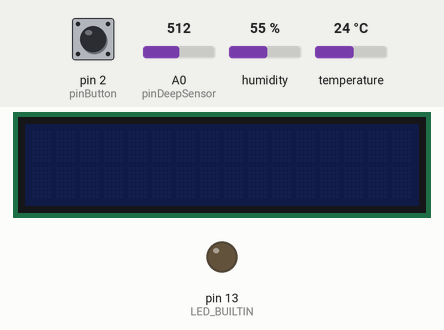
Recording of a sketch running on a simulated Arduino Uno, built with avr-gcc and run on an emulated ATmega328P. Shown: 16×2 character LCD, output pins drawn as LEDs (lit = HIGH). The test bench sets the inputs (shaded band); at power-on: pin 2 (pinButton) HIGH, A0 (pinDeepSensor) = 512, humidity 55 %, temperature 24 °C. Sleep ends after the set time or at an interrupt.

Above: at 1.2 s.
1.3 s: pin 2 (pinButton) pulled LOW for 0.15 s
At 2.4 s:
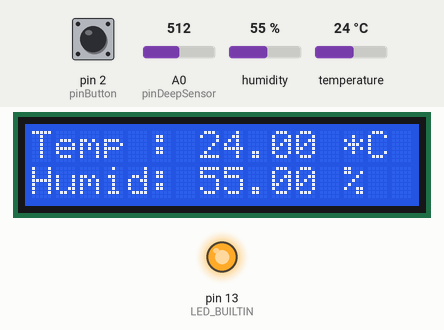
4.4 s: A0 (pinDeepSensor) set to 716
At 7.2 s:
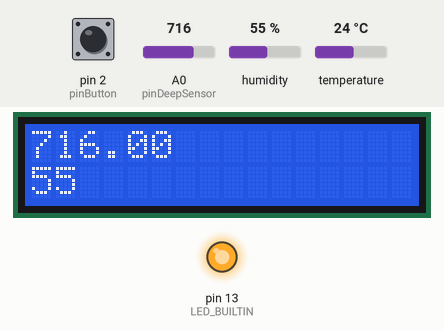
10.4 s: A0 (pinDeepSensor) set to 1023
At 12.0 s:
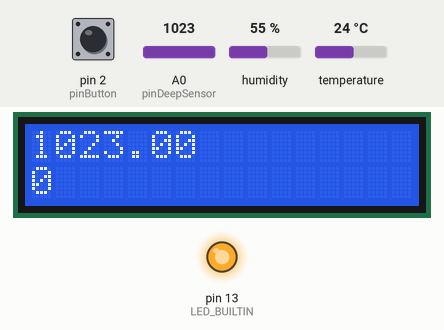
13.4 s: pin 2 (pinButton) pulled LOW for 3.2 s
At 17.9 s:
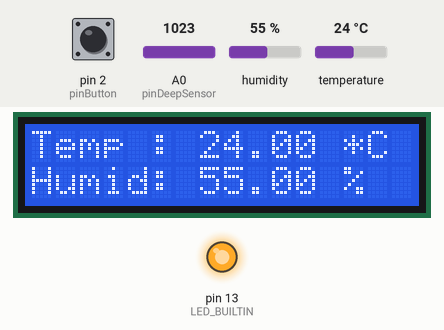
Timing chart, 0 to 19.1 s (numbered marks = the images above; inputs shaded):
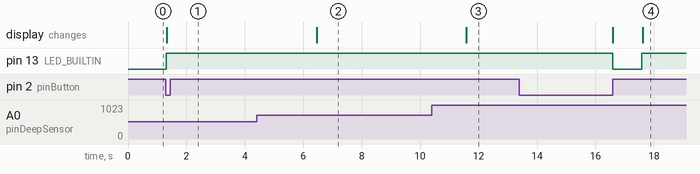

Measured:
- after the input at 1.3 s, pin 13 (LED_BUILTIN): LOW → HIGH at once; the display: changes at once (image 1)
- after the input at 4.4 s, the display: changes after 2.1 s (image 2)
- after the input at 10.4 s, the display: changes after 1.2 s (image 3)
- after the input at 13.4 s, the display: first differs from a run without the input after 4.2 s (image 4)

The sketch:

get_humidity_temperature_soil.ino
```cpp
// (licence header left out)
/*
 * HUMIDITY
 * https://github.com/adafruit/Adafruit_Sensor
 * https://github.com/winlinvip/SimpleDHT
 * https://github.com/adafruit/DHT-sensor-library
 * https://learn.adafruit.com/dht/downloads
 * https://create.arduino.cc/projecthub/electropeak/complete-guide-to-use-soil-moisture-sensor-w-examples-756b1f
 * https://www.instructables.com/id/Arduino-Soil-Moisture-Sensor/
 * https://create.arduino.cc/projecthub/MisterBotBreak/how-to-use-a-soil-moisture-sensor-ce769b
 * https://learn.sparkfun.com/tutorials/soil-moisture-sensor-hookup-guide/all
 * http://www.electronics-lab.com/project/using-soil-moisture-sensor-arduino/
 * https://maker.pro/arduino/projects/arduino-soil-moisture-sensor
 *
 * interrupts and keypad
 * http://gammon.com.au/interrupts
 * http://playground.arduino.cc//Main/PinChangeIntExample
 * https://www.arduino.cc/reference/en/language/functions/external-interrupts/attachinterrupt/
 * https://forum.arduino.cc/index.php?topic=268805.0
 * https://playground.arduino.cc/Main/KeypadTutorial
 */
#include <Wire.h>
#include <Adafruit_Sensor.h>
#include <DHT_U.h>
#include <LiquidCrystal_I2C.h>
#include <avr/sleep.h>

//#define DEBUG 1
#define pinDH11 3
#define pinButton 2
#define pinDeepSensor A0
#define DHT11SENSOR DHT11

//liquid crystal LCD 1602 on i2c
LiquidCrystal_I2C lcd(0x27, 16, 2);
//create instance of weather sensor
DHT_Unified dht11(pinDH11, DHT11SENSOR);

uint32_t delayMS;

void wakeUp() {
  Serial.println("wake up");
  sleep_disable();
  //detachInterrupt(0);
}

int convertToPercent(int value)
{
  int percentValue = 0;
  percentValue = map(value, 1023, 465, 0, 100);
  return percentValue;
}

void going_to_Sleep()
{
#ifdef DEBUG
  Serial.println("going to sleep");
#endif
  sleep_enable();
  attachInterrupt(0, wakeUp, HIGH);
  set_sleep_mode(SLEEP_MODE_PWR_DOWN);
  digitalWrite(LED_BUILTIN, LOW);
  delay(1000);
  sleep_cpu();
  lcd.backlight();
  digitalWrite(LED_BUILTIN, HIGH);
  sensors_event_t event;
  dht11.temperature().getEvent(&event);
  if (isnan(event.temperature)) {
#ifdef DEBUG
    Serial.println("Error reading temperature!");
#endif
    lcd.clear();
    lcd.setCursor(0,0);
    lcd.print("Eroare de citire");
    lcd.setCursor(0,1);
    lcd.print("Sensor temp");
    delay(5000);
  }
  else {
    String temp= "Temp : " + String(event.temperature) + " *C";
#ifdef DEBUG
    Serial.println(temp);
#endif
    lcd.setCursor(0,0);
    lcd.print(temp);
  }
  // Get humidity event and print its value.
  dht11.humidity().getEvent(&event);
  if (isnan(event.relative_humidity)) {
#ifdef DEBUG
    Serial.println("Error reading humidity!");
#endif
    lcd.clear();
    lcd.setCursor(0,0);
    lcd.print("Eroare de citire");
    lcd.setCursor(0,1);
    lcd.print("Sensor umid");
    delay(5000);

  }
  else {
    String humid = "Humid: " + String(event.relative_humidity) + " %";
#ifdef DEBUG
    Serial.println(humid);
#endif
    lcd.setCursor(0,1);
    lcd.print(humid);
  }
  delay(5000);
  float sensorReading = 0;
  for(int i = 0; i< 100; i++)
  {
    sensorReading +=analogRead(pinDeepSensor);
    delay(1);
  }
  sensorReading = sensorReading/100.00;
#ifdef DEBUG
  Serial.println(sensorReading);
#endif
  lcd.clear();
  lcd.setCursor(0,0);
  lcd.print(sensorReading);
  lcd.setCursor(0,1);
  lcd.print(convertToPercent(sensorReading));
  delay(5000);
  sensorReading = 0;
  for(int i = 0; i< 100; i++)
  {
    sensorReading +=analogRead(pinDeepSensor);
    delay(1);
  }
  sensorReading = sensorReading/100.00;
#ifdef DEBUG
  Serial.println(sensorReading);
#endif
  lcd.clear();
  lcd.setCursor(0,0);
  lcd.print(sensorReading);
  lcd.setCursor(0,1);
  lcd.print(convertToPercent(sensorReading));
  delay(5000);
  lcd.noBacklight();
  lcd.clear();
}

void setup() {
#ifdef DEBUG
    Serial.begin(9600);
    Serial.println("starting");
#endif
  lcd.begin();
  lcd.noBacklight();
  lcd.setCursor(0,0);
  dht11.begin();
  sensor_t sensor;
  // Set delay between sensor readings based on sensor details.
  delayMS = sensor.min_delay / 1000;
  pinMode(pinButton, INPUT_PULLUP);
  pinMode(LED_BUILTIN, OUTPUT);
}

void loop() {
  going_to_Sleep();
}
```
